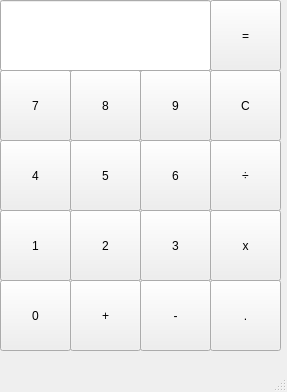
<?xml version="1.0" encoding="UTF-8"?>
<ui version="4.0">
 <class>CalculatorMainWindow</class>
 <widget class="QMainWindow" name="CalculatorMainWindow">
  <property name="geometry">
   <rect>
    <x>0</x>
    <y>0</y>
    <width>287</width>
    <height>392</height>
   </rect>
  </property>
  <property name="windowTitle">
   <string>Calculator</string>
  </property>
  <widget class="QWidget" name="centralwidget">
   <widget class="QPushButton" name="pushButton_7">
    <property name="geometry">
     <rect>
      <x>0</x>
      <y>70</y>
      <width>71</width>
      <height>71</height>
     </rect>
    </property>
    <property name="text">
     <string>7</string>
    </property>
   </widget>
   <widget class="QPushButton" name="pushButton_8">
    <property name="geometry">
     <rect>
      <x>70</x>
      <y>70</y>
      <width>71</width>
      <height>71</height>
     </rect>
    </property>
    <property name="text">
     <string>8</string>
    </property>
   </widget>
   <widget class="QPushButton" name="pushButton_9">
    <property name="geometry">
     <rect>
      <x>140</x>
      <y>70</y>
      <width>71</width>
      <height>71</height>
     </rect>
    </property>
    <property name="text">
     <string>9</string>
    </property>
   </widget>
   <widget class="QPushButton" name="pushButton_c">
    <property name="geometry">
     <rect>
      <x>210</x>
      <y>70</y>
      <width>71</width>
      <height>71</height>
     </rect>
    </property>
    <property name="text">
     <string>C</string>
    </property>
   </widget>
   <widget class="QPushButton" name="pushButton_4">
    <property name="geometry">
     <rect>
      <x>0</x>
      <y>140</y>
      <width>71</width>
      <height>71</height>
     </rect>
    </property>
    <property name="text">
     <string>4</string>
    </property>
   </widget>
   <widget class="QPushButton" name="pushButton_5">
    <property name="geometry">
     <rect>
      <x>70</x>
      <y>140</y>
      <width>71</width>
      <height>71</height>
     </rect>
    </property>
    <property name="text">
     <string>5</string>
    </property>
   </widget>
   <widget class="QPushButton" name="pushButton_6">
    <property name="geometry">
     <rect>
      <x>140</x>
      <y>140</y>
      <width>71</width>
      <height>71</height>
     </rect>
    </property>
    <property name="text">
     <string>6</string>
    </property>
   </widget>
   <widget class="QPushButton" name="pushButton_divide">
    <property name="geometry">
     <rect>
      <x>210</x>
      <y>140</y>
      <width>71</width>
      <height>71</height>
     </rect>
    </property>
    <property name="text">
     <string>÷</string>
    </property>
   </widget>
   <widget class="QPushButton" name="pushButton_1">
    <property name="geometry">
     <rect>
      <x>0</x>
      <y>210</y>
      <width>71</width>
      <height>71</height>
     </rect>
    </property>
    <property name="text">
     <string>1</string>
    </property>
   </widget>
   <widget class="QPushButton" name="pushButton_2">
    <property name="geometry">
     <rect>
      <x>70</x>
      <y>210</y>
      <width>71</width>
      <height>71</height>
     </rect>
    </property>
    <property name="text">
     <string>2</string>
    </property>
   </widget>
   <widget class="QPushButton" name="pushButton_3">
    <property name="geometry">
     <rect>
      <x>140</x>
      <y>210</y>
      <width>71</width>
      <height>71</height>
     </rect>
    </property>
    <property name="text">
     <string>3</string>
    </property>
   </widget>
   <widget class="QPushButton" name="pushButton_multiply">
    <property name="geometry">
     <rect>
      <x>210</x>
      <y>210</y>
      <width>71</width>
      <height>71</height>
     </rect>
    </property>
    <property name="text">
     <string>x</string>
    </property>
   </widget>
   <widget class="QPushButton" name="pushButton_0">
    <property name="geometry">
     <rect>
      <x>0</x>
      <y>280</y>
      <width>71</width>
      <height>71</height>
     </rect>
    </property>
    <property name="text">
     <string>0</string>
    </property>
   </widget>
   <widget class="QPushButton" name="pushButton_plus">
    <property name="geometry">
     <rect>
      <x>70</x>
      <y>280</y>
      <width>71</width>
      <height>71</height>
     </rect>
    </property>
    <property name="text">
     <string>+</string>
    </property>
   </widget>
   <widget class="QPushButton" name="pushButton_minus">
    <property name="geometry">
     <rect>
      <x>140</x>
      <y>280</y>
      <width>71</width>
      <height>71</height>
     </rect>
    </property>
    <property name="text">
     <string>-</string>
    </property>
   </widget>
   <widget class="QPushButton" name="pushButton_equal">
    <property name="geometry">
     <rect>
      <x>210</x>
      <y>0</y>
      <width>71</width>
      <height>71</height>
     </rect>
    </property>
    <property name="text">
     <string>=</string>
    </property>
   </widget>
   <widget class="QLineEdit" name="lineEdit_output">
    <property name="geometry">
     <rect>
      <x>0</x>
      <y>0</y>
      <width>211</width>
      <height>71</height>
     </rect>
    </property>
   </widget>
   <widget class="QPushButton" name="pushButton_dot">
    <property name="geometry">
     <rect>
      <x>210</x>
      <y>280</y>
      <width>71</width>
      <height>71</height>
     </rect>
    </property>
    <property name="text">
     <string>.</string>
    </property>
   </widget>
  </widget>
  <widget class="QMenuBar" name="menubar">
   <property name="geometry">
    <rect>
     <x>0</x>
     <y>0</y>
     <width>287</width>
     <height>21</height>
    </rect>
   </property>
  </widget>
  <widget class="QStatusBar" name="statusbar"/>
 </widget>
 <resources/>
 <connections>
  <connection>
   <sender>pushButton_c</sender>
   <signal>clicked()</signal>
   <receiver>lineEdit_output</receiver>
   <slot>clear()</slot>
   <hints>
    <hint type="sourcelabel">
     <x>245</x>
     <y>106</y>
    </hint>
    <hint type="destinationlabel">
     <x>140</x>
     <y>46</y>
    </hint>
   </hints>
  </connection>
 </connections>
</ui>
